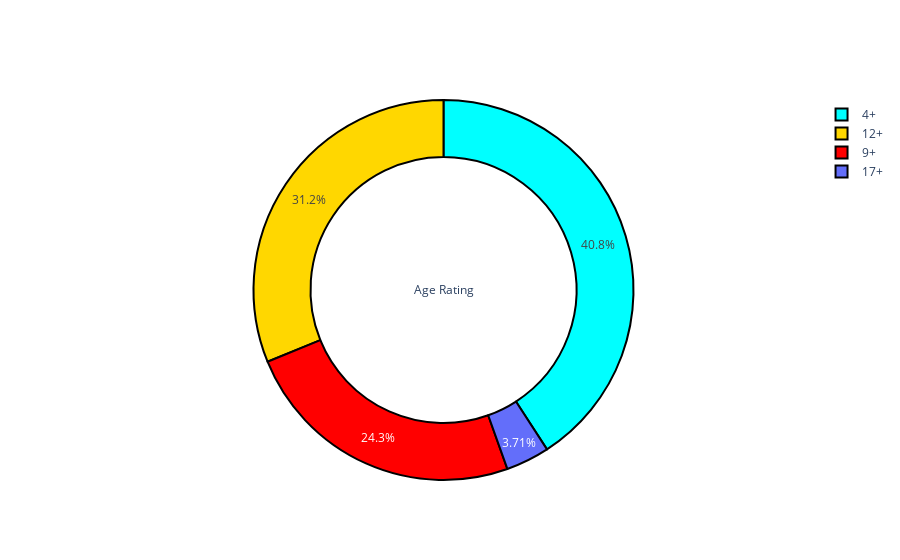

The notebook cell this image was saved under:
### Markdown cell above
1. As expected there are less number of paid games than free games
2. But Still we cannot see any difference in user ratings of both the categories
3. Most of the Games are rated quite good around 4.0-5.0
4. It doesn't seem like price has an impact on the ratings as both free and paid games have almost same ratings

### Code cell
py.iplot([pie_plot(df['Age Rating'].value_counts(), ['cyan', 'gold', 'red'], 'Age Rating')])

### Figure 1 — Plotly figure (JSON) as saved in the notebook; plotly's stock layout.template omitted (floating-point values rounded to 4 significant figures)
{"data": [{"textposition": "inside", "showlegend": true, "title": {"text": "Age Rating"}, "labels": ["4+", "12+", "9+", "17+"], "values": [363, 277, 216, 33], "hoverinfo": "percent+value", "marker": {"colors": ["cyan", "gold", "red"], "line": {"color": "#000000", "width": 2}}, "textinfo": "percent", "hole": 0.7, "type": "pie"}], "layout": {}}
